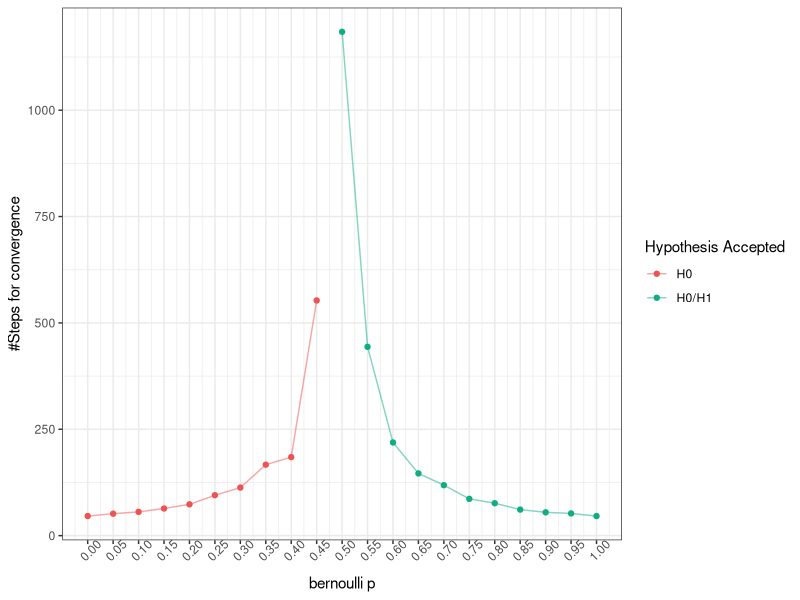

The R script that drew this image:
# Test for a Bernoulli random variable p<=.45 vs p>=.55 using an SPRT ##

#for ggplot
library(tidyverse)

#####################################
#### STRP Function for Bernoulli ####
#####################################

# alpha0 is Type1 error 
# alpha1 is Type2 error 
# p<=p1: NULL Hypothesis
# p>=p1: Alternate Hypothesis

strp_bernoulli <- function(alpha0 = 0.01, alpha1 = 0.01, p1 = 0.45, p2 = 0.55, bern_p = 0.3){

  S = 0
  log_likelihood = 0
  ## to keep track of number of steps required for convergance ##
  n_converge = 0  
  
  # calculating threshhold for stopping #
  A = log(alpha1/(1 - alpha0))   
  B = log((1 - alpha1)/alpha0)
  hypo_accepted = -1
  
  while(TRUE){
    
    n_converge = n_converge + 1
    
    # generating bernoulli RV with p = bern_p 
    data_point = rbinom(1, 1, bern_p)   
    
    # log-likelihood ratio
    log_likelihood = (data_point*p2 + (1-data_point)*(1-p2)) - (data_point*p1 + (1-data_point)*(1-p1))   
    
    # cumulative sum of the log-likelihood ratio
    S = S + log_likelihood          
    
    # Stopping Rule #
    if(S>=B){
      #Accept H1
      hypo_accepted = 1              
      break
    }
    if(S<=A){
      #Accept H0
      hypo_accepted = 0             
      break
    }
    #print(paste("data_point", data_point, "log_likelihood", log_likelihood, "S", S))
  }
  
  return(list(n_converge = n_converge, hypo_accepted = hypo_accepted))
}

#####################################
####    Simulation function      ####
#####################################

simulate_strp_bernoulli <- function(bern_p = 0.3, nsim = 10){      
  
  sum_n = 0
  H0_count = 0
  H1_count = 0
  
  ## Averaging ovet the STPR funtion   
  for(i in c(1:nsim)){            
    # calling the SRTP funtion which generates bernoulli variables with p = bern_p #
    strp_result = strp_bernoulli(bern_p=bern_p)    
    
    ## if H0 is accepted
    if(strp_result$hypo_accepted == 0){                  
      H0_count = H0_count + 1
    }
    ## if H1 is true
    if(strp_result$hypo_accepted == 1){                   
      H1_count = H1_count + 1
    }
    sum_n = sum_n + strp_result$n_converge
  }
  avg_steps = sum_n/nsim
  # print(paste("bern_p=", bern_p, ", avg_n=", avg_steps))
  return(list(avg_steps=avg_steps, H0_count=H0_count, H1_count=H1_count))
}



######### Testing for particular values ###########
simulate_strp_bernoulli(0.5, 100)



###### Running the simulation function for a range of p values ####
bern_p_list = seq(0, 1, by=0.05)

# data frame to store the result 
df<-data.frame(bern_p=numeric(), avg_steps_to_converge=numeric(), H0_count=numeric(), H1_count=numeric(), final_hypothesis_accepted=character())

#iterating over bern_p_list
for(p in bern_p_list){
  print(p)
  sim_result = simulate_strp_bernoulli(bern_p = p)

  if(sim_result$H0_count < sim_result$H1_count)
    final_H = "H1"
  if(sim_result$H0_count > sim_result$H1_count ){
    final_H = "H0"
  }
  if(sim_result$H1_count == sim_result$H0_count){
    final_H = "H0/H1"
  }
  
  new_data = data.frame(bern_p=p, avg_steps_to_converge=sim_result$avg_steps, H0_count=sim_result$H0_count, H1_count=sim_result$H1_count,  final_hypothesis_accepted=final_H, stringsAsFactors = FALSE)
  df<-rbind(df, new_data)
}

View(df)

## plotting the results ##
df %>% 
  ggplot(aes(bern_p, avg_steps_to_converge) ) +
  geom_line(aes(color = final_hypothesis_accepted), alpha = 0.5)  +
  geom_point(aes(color = final_hypothesis_accepted)) +
  #xlim(0,1) +
  theme_bw() +
  theme(axis.text.x = element_text(angle=45)) + 
  scale_x_continuous(limits = c(0,1), breaks = bern_p_list) +
  labs(y = "#Steps for convergence",
        x = "bernoulli p") +
  scale_colour_manual(name="Hypothesis Accepted", labels = c("H0", "H0/H1", "H1"), values =  c( "#ee5253",  "#10ac84", "#2e86de")) 




